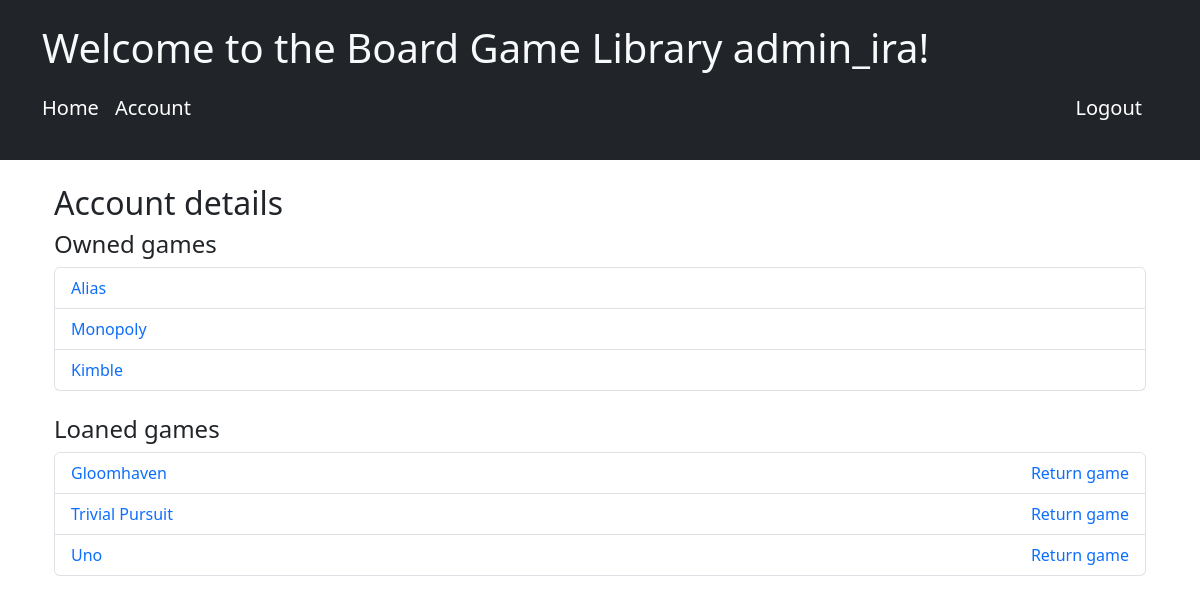
/account (signed in), run on an earlier commit of the app's database.
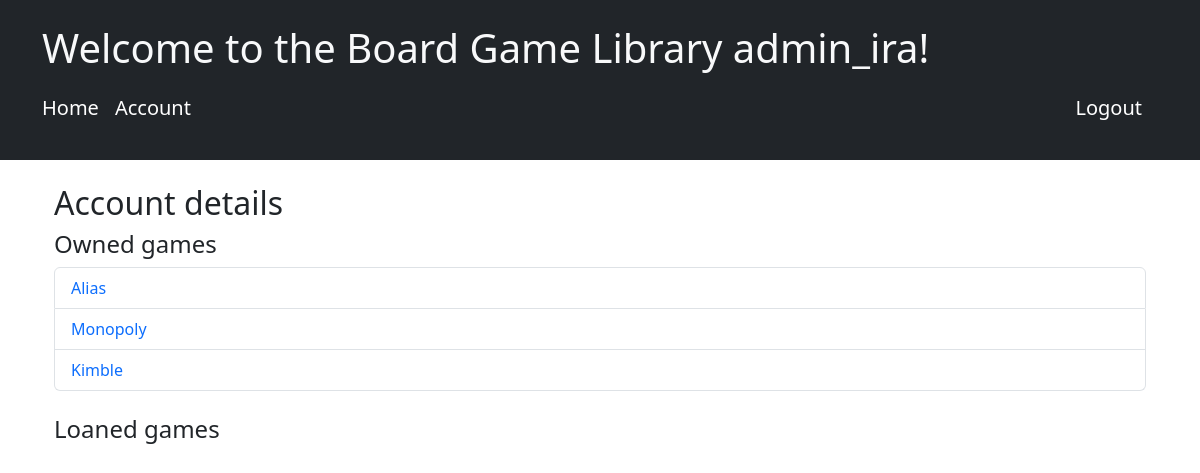
And on a later commit of the database.
### app_app/models.py (models this page shows, shortened)
class BoardGame(models.Model):
    name = models.CharField(max_length=100)
    genre = models.CharField(max_length=100, default='none')
    max_players = models.PositiveIntegerField(default=1)
    play_time = models.FloatField(default=1.0)
    owner = models.ForeignKey(User, on_delete=models.CASCADE, related_name='owned_games')
    available = models.BooleanField(default=True)
    loaned_to = models.ForeignKey(User, null=True, blank=True, on_delete=models.SET_NULL, related_name='loaned_games')
    date_added = models.DateTimeField(default=timezone.now)
    date_loaned = models.DateTimeField(default=None, blank=True, null=True)
    class Meta:
        verbose_name = 'Board game'

### app_app/views.py (the view)
# urls.py: path('account', views.account, name='account'),
@login_required
def account(request):
    user = request.user
    owned_games = BoardGame.objects.filter(owner = user)
    loaned_games = BoardGame.objects.filter(loaned_to = user)
    reviews = BoardGameReview.objects.filter(owner = user)
    context = {'owned_games': owned_games, 'loaned_games': loaned_games, 'reviews': reviews}
    return render(request, 'account.html', context)

### app_app/templates/account.html
{% extends 'base.html' %}
{% block content %}
<div class="container mt-4">
    <h2>Account details</h2>
    <div class="mb-4">
        <h4>Owned games</h4>
        <ul class="list-group">
        {% for game in owned_games %}
            <li class="list-group-item">
                <a href="{% url 'board_game_detail' game.id %}" class="text-decoration-none">{{ game.name }}</a>
            </li>
        {% endfor %}
    </ul>
    </div>
    <div class="mb-4">
        <h4>Loaned games</h4>
        <ul class="list-group">
        {% for game in loaned_games %}
            <li class="list-group-item d-flex justify-content-between align-items-center">
                <a href="{% url 'board_game_detail' game.id %}" class="text-decoration-none">{{ game.name }}</a>
                <a href="{% url 'return_board_game' game.id %}" class="text-decoration-none">Return game</a>
            </li>
        {% endfor %}
        </ul>
    </div>
</div>
{% endblock %}

What changed in the data, as far as the page shows it:
no longer on this page (row edited): BoardGame: name "Gloomhaven", shown under "Loaned games"
no longer on this page (row edited): BoardGame: name "Trivial Pursuit", shown under "Loaned games"
no longer on this page (row edited): BoardGame: name "Uno", shown under "Loaned games"
